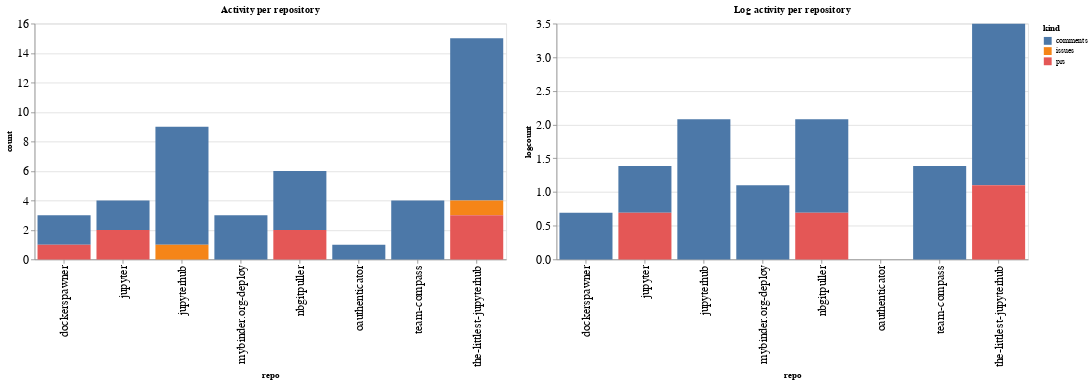

Notebook code cell kept with this figure:
### Code cell
ch1 = alt.Chart(repo_summaries, width=600, title="Activity per repository").mark_bar().encode(
    x='repo',
    y='count',
    color='kind',
    tooltip="kind"
)

ch2 = alt.Chart(repo_summaries, width=600, title="Log activity per repository").mark_bar().encode(
    x='repo',
    y='logcount',
    color='kind',
    tooltip="kind"
)

ch1 | ch2

### Figure 1 — Vega-Lite specification as saved in the notebook (floating-point values rounded to 4 significant figures)
{"config": {"axisLeft": {"labelFontSize": 15}, "axisBottom": {"labelFontSize": 15}}, "hconcat": [{"mark": "bar", "encoding": {"color": {"type": "nominal", "field": "kind"}, "tooltip": {"type": "nominal", "field": "kind"}, "x": {"type": "nominal", "field": "repo"}, "y": {"type": "quantitative", "field": "count"}}, "title": "Activity per repository", "width": 600}, {"mark": "bar", "encoding": {"color": {"type": "nominal", "field": "kind"}, "tooltip": {"type": "nominal", "field": "kind"}, "x": {"type": "nominal", "field": "repo"}, "y": {"type": "quantitative", "field": "logcount"}}, "title": "Log activity per repository", "width": 600}], "data": {"name": "data-521e2495c953211d884956c6cfc40d0b"}, "$schema": "https://vega.github.io/schema/vega-lite/v4.8.1.json", "datasets": {"data-521e2495c953211d884956c6cfc40d0b": [{"repo": "dockerspawner", "kind": "comments", "count": 2, "logcount": 0.6931}, {"repo": "dockerspawner", "kind": "prs", "count": 1, "logcount": 0.0}, {"repo": "jupyter", "kind": "comments", "count": 2, "logcount": 0.6931}, {"repo": "jupyter", "kind": "prs", "count": 2, "logcount": 0.6931}, {"repo": "jupyterhub", "kind": "comments", "count": 8, "logcount": 2.079}, {"repo": "jupyterhub", "kind": "issues", "count": 1, "logcount": 0.0}, {"repo": "mybinder.org-deploy", "kind": "comments", "count": 3, "logcount": 1.099}, {"repo": "nbgitpuller", "kind": "comments", "count": 4, "logcount": 1.386}, {"repo": "nbgitpuller", "kind": "prs", "count": 2, "logcount": 0.6931}, {"repo": "oauthenticator", "kind": "comments", "count": 1, "logcount": 0.0}, {"repo": "team-compass", "kind": "comments", "count": 4, "logcount": 1.386}, {"repo": "the-littlest-jupyterhub", "kind": "comments", "count": 11, "logcount": 2.398}, {"repo": "the-littlest-jupyterhub", "kind": "issues", "count": 1, "logcount": 0.0}, {"repo": "the-littlest-jupyterhub", "kind": "prs", "count": 3, "logcount": 1.099}]}}
